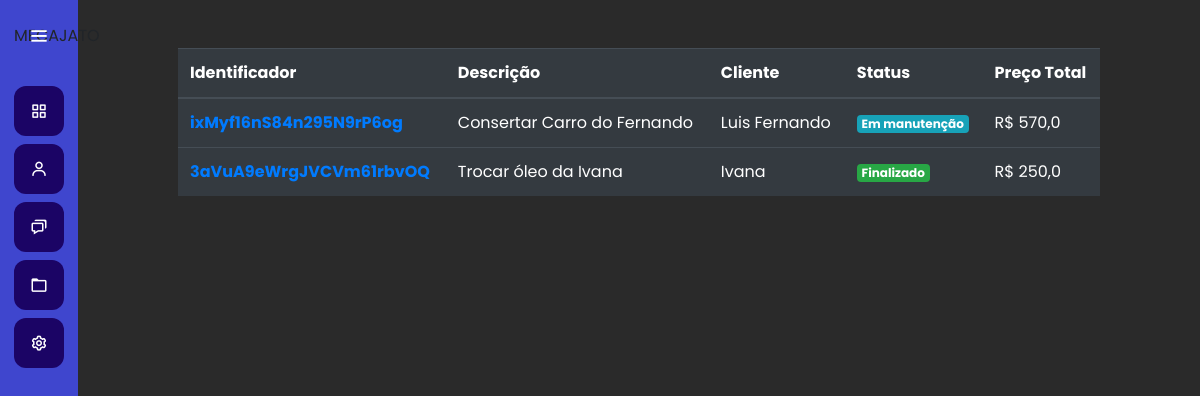
/servicos/listar_servico/, run on the app's committed database.
### servicos/models.py (models this page shows, shortened)
class Servico(models.Model):
    titulo = models.CharField(max_length=30)
    cliente = models.ForeignKey(Cliente, on_delete=models.SET_NULL, null=True)
    categoria_manutencao = models.ManyToManyField(CategoriaManutencao)
    data_inicio = models.DateField(null=True)
    data_entrega = models.DateField(null=True)
    finalizado = models.BooleanField(default=True)
    protocolo = models.CharField(max_length=52, null=True, blank=True)
    identificador = models.CharField(max_length=24, null=True, blank=True)
    def preco_total(self):
        preco_total = float(0)
        for categoria in self.categoria_manutencao.all():
           preco_total += float(categoria.preco)
        return preco_total

class CategoriaManutencao(models.Model):
    titulo = models.CharField(max_length=3, choices=ChoicesCategoriasManutencao.choices)
    preco = models.DecimalField(max_digits=9, decimal_places=2)

### clientes/models.py (models this page shows)
class Cliente(models.Model):
    nome = models.CharField(max_length = 50)
    sobrenome = models.CharField(max_length = 50)
    email = models.EmailField(max_length = 50)
    cpf= models.CharField(max_length=14)
    def __str__(self) -> str:
        return self.nome

### servicos/views.py (the view)
# urls.py: path('listar_servico/', views.listar_servico, name="listar_servico"),
def listar_servico(request):
    if request.method == "GET":
        servicos = Servico.objects.all()
        return render(request, 'listar_servico.html', {'servicos': servicos})

### servicos/templates/listar_servico.html
{% extends 'base.html' %}
{% load static %}
{% block 'head' %}
    <link rel="stylesheet" href="{% static 'clientes/css/clientes.css' %}">
    <link rel="stylesheet" href="{%static 'servicos/css/listar_servicos.css' %}">
{% endblock %}
{% block 'dashboard' %}
    <br>
    <br>
    <div class="container-fluid distanciamento">
        <table class="table table-dark">
            <thead>
              <tr>
                <th scope="col">Identificador</th>
                <th scope="col">Descrição</th>
                <th scope="col">Cliente</th>
                <th scope="col">Status</th>
                <th scope="col">Preço Total</th>
              </tr>
            </thead>
            <tbody>
                {% for servico in servicos %}
                    <tr>
                        <th><a href="{% url 'servico' servico.identificador %}">{{servico.identificador}}</a></th>
                        <td>{{servico.titulo}}</td>
                        <td>{{servico.cliente}}</td>
                        <td>
                            {% if servico.finalizado %}
                                <span class="badge badge-success">Finalizado</span>
                            {% else %}
                                <span class="badge badge-info">Em manutenção</span>
                            {% endif %}
                        </td>
                        <td>R$ {{servico.preco_total}}</td>
                    </tr>
                {% endfor %}
            </tbody>
          </table>
    </div>
{% endblock %}

### templates/base.html (shortened to what this page needs)
{% load static %}
<!DOCTYPE html>
<html lang="pt-BR">
<head>
    <link rel="stylesheet" href="https://cdn.jsdelivr.net/npm/bootstrap@4.6.1/dist/css/bootstrap.min.css">
    <link rel="stylesheet" href="{% static 'general/css/base.css' %}">
    <link rel="stylesheet" href="{% static 'general/css/general.css' %}">
    <link rel="stylesheet" href="https://unpkg.com/boxicons@2.0.7/css/boxicons.min.css">
    {% block 'head' %}{% endblock %}
</head>
<body>
    <div class="sidebar">
        <div class="logo-details">
            <div class="logo-name">MECAJATO</div>
            <i class="bx bx-menu" id="btn"></i>
        </div>
        <ul class="nav-list">
            <li>
                <a href="#">
                    <i class="bx bx-grid-alt"></i>
                </a>
            </li>
            <li>
                <a href="{% url 'clientes' %}">
                    <i class="bx bx-user"></i>
                </a>
            </li>
            <li>
                <a href="#">
                    <i class="bx bx-chat"></i>
                </a>
            </li>
            <li>
                <a href="#">
                    <i class="bx bx-folder"></i>
                </a>
            </li>
            <li>
                <a href="#">
                    <i class="bx bx-cog"></i>
                </a>
            </li>
        </ul>
    </div>
    <section class="home-section">
        {% block 'dashboard' %}
        {% endblock %}
    </section>
</body>
</html>

### templates/static/general/css/base.css (style rules this page uses)
* { margin: 0; padding: 0; box-sizing: border-box; font-family: "Poppins" , sans-serif; }
.sidebar { position: fixed; left: 0; top: 0; height: 100%; width: 78px; background: var(--dark-color); padding: 6px 14px; z-index: 99; transition: all 0.5s ease; }
.sidebar .logo-details { height: 60px; display: flex; align-items: center; position: relative; }
.sidebar .logo-details #btn { position: absolute; top: 50%; right: 0; transform: translateY(-50%); font-size: 22px; transition: all 0.4s ease; font-size: 23px; text-align: center; cursor: pointer; transition: all 0.5s ease; }
.sidebar i { color: #fff; height: 60px; min-width: 50px; font-size: 28px; text-align: center; line-height: 60px; }
.sidebar .nav-list { margin-top: 20px; height: 100%; }
.sidebar li { position: relative; margin: 8px 0; list-style: none; }
.sidebar li a { display: flex; height: 100%; width: 100%; border-radius: 12px; align-items: center; text-decoration: none; transition: all 0.4s ease; background: var(--main-color); }
.sidebar li i { height: 50px; line-height: 50px; font-size: 18px; border-radius: 12px; }
.home-section { position: relative; min-height: 100vh; top: 0; background: #2A2A2A; left: 78px; color: white; width: calc(100% - 78px); transition: all 0.5s ease; z-index: 2; }

### templates/static/general/css/general.css (style rules this page uses)
:root { --main-color: #1b0465; --dark-color: #3f46ce; --light-color: #ffc27f; --contrast-color: #f88863; --differential-color: #ffe29a; }

### templates/static/servicos/css/listar_servicos.css (style rules this page uses)
.distanciamento { padding-left: 100px; padding-right: 100px; }

### data on the page
Servico: identificador "ixMyf16nS84n295N9rP6og", titulo "Consertar Carro do Fernando", cliente "Luis Fernando", finalizado "Em manutenção", preco_total "570,0"
Servico: identificador "3aVuA9eWrgJVCVm61rbvOQ", titulo "Trocar óleo da Ivana", cliente "Ivana", finalizado "Finalizado", preco_total "250,0"
